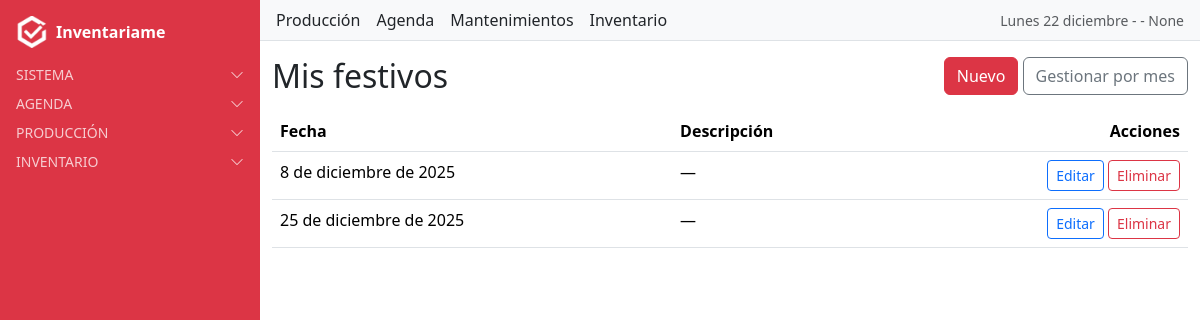
The page /agenda/festivos/lista/ (signed in) on the database its author committed.
### users/models.py (models this page shows, shortened)
class PerfilUsuario(models.Model):
    TIPOS_USUARIO = [
        ("grupo", "Grupo"),
        ("individual", "Individual"),
    ]
    usuario = models.OneToOneField(User, on_delete=models.CASCADE, related_name="perfil")
    tipo_usuario = models.CharField(max_length=10, choices=TIPOS_USUARIO, default="individual")
    matricula = models.CharField(
        max_length=50,
        unique=True,              # ✅ ahora no se puede repetir
        blank=True,
        null=True,
        help_text="Identificador único de matrícula"
    )
    nombre_grupo = models.CharField(max_length=100, blank=True, null=True)
    grupo_django = models.ForeignKey(Group, on_delete=models.SET_NULL, blank=True, null=True)
    creado = models.DateTimeField(auto_now_add=True)
    actualizado = models.DateTimeField(auto_now=True)

### agenda/models.py (models this page shows, shortened)
class Festivo(models.Model):
    usuario = models.ForeignKey(
        settings.AUTH_USER_MODEL,
        on_delete=models.CASCADE,
        related_name="festivos"
    )
    fecha = models.DateField()
    descripcion = models.CharField(max_length=200, blank=True, null=True)
    class Meta:
        ordering = ["fecha"]
        unique_together = ("usuario", "fecha")  # ✅ cada usuario define sus propios festivos

### agenda/views.py (the view)
# urls.py: path("festivos/lista/", FestivoListView.as_view(), name="festivo_list"),
class FestivoListView(LoginRequiredMixin, ListView):
    model = Festivo
    template_name = "agenda/festivo_list.html"
    def get_queryset(self):
        return Festivo.objects.filter(usuario=self.request.user).order_by("fecha")

### inventariame/context_processors.py (called while the page is built)
def fecha_hoy(request):
    hoy = formats.date_format(datetime.now(), "l d F", use_l10n=True)
    return {"fecha_hoy": hoy.capitalize()}

def mes_y_anio(request):
    fecha = formats.date_format(datetime.now(), "F Y", use_l10n=True)
    return {"mes_y_anio": fecha.capitalize()}

### users/context_processors.py (called while the page is built)
def alertas_processor(request):
    if not request.user.is_authenticated:
        return {}
    ahora = timezone.now()
    proximas_con_recordatorio = Cita.objects.filter(
        usuario=request.user, recordatorio=True,
        fecha__gte=ahora, fecha__lte=ahora + timedelta(days=1)
    )
    if proximas_con_recordatorio.exists():
        return {"alertas": f"Tienes {proximas_con_recordatorio.count()} cita(s) con recordatorio en 24h"}
    return {}

### agenda/templates/agenda/festivo_list.html
{% extends "base.html" %}
{% block content_authenticated %}
<div class="d-flex justify-content-between align-items-center mb-3">
  <h2 class="mb-0">Mis festivos</h2>
  <div>
    <a href="{% url 'agenda:festivo_create' %}" class="btn btn-danger">Nuevo</a>
    <a href="{% url 'agenda:festivos_mes' %}" class="btn btn-outline-secondary">Gestionar por mes</a>
  </div>
</div>
<table class="table">
  <thead>
    <tr>
      <th>Fecha</th>
      <th>Descripción</th>
      <th class="text-end">Acciones</th>
    </tr>
  </thead>
  <tbody>
    {% for obj in object_list %}
    <tr>
      <td>{{ obj.fecha }}</td>
      <td>{{ obj.descripcion|default:"—" }}</td>
      <td class="text-end">
        <a href="{% url 'agenda:festivo_update' obj.pk %}" class="btn btn-sm btn-outline-primary">Editar</a>
        <a href="{% url 'agenda:festivo_delete' obj.pk %}" class="btn btn-sm btn-outline-danger">Eliminar</a>
      </td>
    </tr>
    {% empty %}
    <tr><td colspan="3">Sin registros</td></tr>
    {% endfor %}
  </tbody>
</table>
{% endblock %}

### templates/includes/navbar_authenticated.html (shortened to what this page needs)
<nav class="navbar bg-light border-bottom px-3 d-flex flex-wrap align-items-center justify-content-between gap-3">
  <div class="d-none d-lg-flex gap-3">
    <a href="{% url 'users:dashboard' %}" class="nav-link text-dark">Producción</a>
    <a href="{% url 'cita_list' %}" class="nav-link text-dark">Agenda</a>
    <a href="{% url 'mantenimiento_list' %}" class="nav-link text-dark">Mantenimientos</a>
    <a href="{% url 'stock_list' %}" class="nav-link text-dark">Inventario</a>
  </div>
  <div class="d-flex align-items-center gap-2">
    <span class="text-muted small"> {{ fecha_hoy }} -  {{ user.first_name }} - {{ user.perfil.matricula }} </span>
  </div>
</nav>

### rows shown on the page
Festivo: fecha "8 de diciembre de 2025", descripcion "—"
Festivo: fecha "25 de diciembre de 2025", descripcion "—"

### other values the page prints
{{ fecha_hoy }} "Lunes 22 diciembre"
{{ user.perfil.matricula }} "None"
